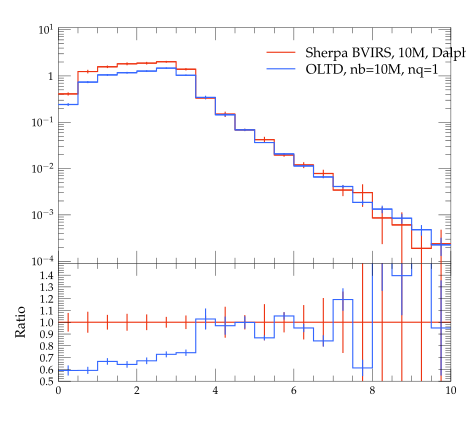

Source code (Python):
#! /usr/bin/env python

# This Python script was auto-generated using YODA v2.0.0.
# Analysis object: /evtb/inc_tjg_dr
# Timestamp: 15-04-2024 (14:39:54)

import matplotlib as mpl
import matplotlib.pyplot as plt
mpl.use('Agg') # comment out for interactive use
import os
import numpy as np

plotDir = os.path.split(os.path.realpath(__file__))[0]
if 'YODA_USER_PLOT_PATH' in globals():
    plot_outdir = globals()['YODA_USER_PLOT_PATH']
else:
    plot_outdir = plotDir

#plot style
plt.style.use(os.path.join(plotDir, '../default.mplstyle'))
# plot metadata
figW, figH = plt.rcParams['figure.figsize']
ax_xLabel = r''
ax_yLabel = r''
ax_title  = r''
ax_xScale = 'linear'
ax_yScale = 'log'
xLims = (0.0, 10.0)
yLims = (9e-05, 11.0)

# TeX-friendly labels for the legend
labels = [ r"Sherpa BVIRS, 10M, Dalpha=0.01", r"OLTD, nb=10M, nq=1" ]

# Create figure and axis objects
fig, (ax, ratio0_ax) = plt.subplots(2, 1, sharex=True,
                  figsize=(figW,figH), gridspec_kw={'height_ratios': (2, 1)})
ratio0_ax.yaxis.set_major_locator(mpl.ticker.MultipleLocator(0.1))
ratio0_ax.set_ylim(0.5, 1.4999)
ratio0_ax.set_ylabel('Ratio')

# LineColor map: curve index -> color
linecolors = {0: '#EE3311', 1: '#3366FF'}
# the numerical data is stored in a separate file
dataf = dict()
prefix = os.path.split(__file__)[0]
if prefix:    prefix = prefix + '/'
exec(open(prefix+'inc_tjg_dr__data.py').read(), dataf)


legend_handles = [] # keep track of handles for the legend

# style options for curves
# starts at zorder>=5 to draw curve on top of legend
styles = {
  'curve0': {
    'color' : linecolors[0],
    'linestyle' : '-',
    'marker' : 'o',
    'zorder' : 5,
    'histstyle' : True,
  },
  'curve1': {
    'color' : linecolors[1],
    'linestyle' : '-',
    'marker' : 'o',
    'zorder' : 6,
    'histstyle' : True,
  },
}
# curve from input yoda files in main panel
for label in dataf['yvals'].keys():
    if all(np.isnan(v) for v in dataf['yvals'][label]):
        continue
    tmp = None
    if styles[label]['histstyle']: # draw as histogram
        tmp, = ax.plot(dataf['xedges'], dataf['yedges'][label],
                       color=styles[label]['color'],
                       linestyle=styles[label]['linestyle'],
                       drawstyle='steps-pre', solid_joinstyle='miter',
                       zorder=styles[label]['zorder'], label=label)
        ax.errorbar(dataf['xpoints'], dataf['yvals'][label], color=styles[label]['color'],
                    xerr=dataf['xerrs'], yerr=[dataf['ydowns'][label], dataf['yups'][label]],
                    linestyle='none', zorder=styles[label]['zorder'])
    else: # draw as scatter
        tmp = ax.errorbar(dataf['xpoints'], dataf['yvals'][label],
                          xerr=dataf['xerrs'],
                          yerr=[ dataf['ydowns'][label],
                          dataf['yups'][label] ],
                          fmt=styles[label]['marker'],
                          ecolor=styles[label]['color'],
                          color=styles[label]['color'], zorder=2)
        tmp[-1][0].set_linestyle(styles[label]['linestyle'])
    legend_handles += [tmp]
    for varLabel in dataf['variation_yvals'].keys():
        if varLabel.startswith(label):
            tmp, = ax.plot(dataf['xedges'], dataf['variation_yvals'][varLabel],
                           color=styles[label]['color'],
                           linestyle=styles[label]['linestyle'],
                           drawstyle='steps-pre', solid_joinstyle='miter',
                           zorder=styles[label]['zorder'], alpha=0.5)


# plots on ratio panel
# curve from input yoda files in ratio panel
for label, yvals in dataf['ratio0_yvals'].items():
    if all(np.isnan(v) for v in yvals):
        continue
    if styles[label]['histstyle']: # plot as histogram
        ratio0_ax.plot(dataf['xedges'], yvals,
                       color=styles[label]['color'],
                       linestyle=styles[label]['linestyle'],
                       drawstyle='steps-pre', zorder=1,
                       solid_joinstyle='miter')
        ratio0_ax.vlines(dataf['xpoints'],
                         dataf['ratio0_ymin'][label],
                         dataf['ratio0_ymax'][label],
                         color=styles[label]['color'], zorder=1)
    else: # plot as scatter
        tmp = ratio0_ax.errorbar(dataf['xpoints'],
                                 yvals, xerr=dataf['xerrs'],
                                 yerr=dataf['ratio0_yerrs'][label],
                                 fmt=styles[label]['marker'],
                                 ecolor=styles[label]['color'],
                                 color=styles[label]['color'])
        tmp[-1][0].set_linestyle(styles[label]['linestyle'])

    for varlabel in dataf['ratio0_variation_vals'].keys():
        if varlabel.startswith(label):
            ratio0_ax.plot(dataf['xedges'],
                            dataf['ratio0_variation_vals'][varlabel],
                            color=styles[label]['color'],
                            linestyle=styles[label]['linestyle'],
                            drawstyle='steps-pre', solid_joinstyle='miter',
                            zorder=1, alpha=0.5)

legend_pos = (0.5, 0.97)
ax.legend(legend_handles, labels, loc='upper left', bbox_to_anchor=legend_pos)

# set plot metadata as defined above
ratio0_ax.set_xlabel(ax_xLabel)
ratio0_ax.xaxis.set_label_coords(1., -.15)
ax.set_ylabel(ax_yLabel, loc='top')
ax.set_title(ax_title, loc='left')
ax.set_xscale(ax_xScale)
ax.set_yscale(ax_yScale)
ax.set_xlim(xLims)
ax.set_ylim(yLims)

# tick formatting
plt.rcParams['xtick.top'] = True
plt.rcParams['ytick.right'] = True
ax.yaxis.set_major_locator(mpl.ticker.LogLocator(base=10.0, numticks=np.inf))
ax.yaxis.set_minor_locator(mpl.ticker.LogLocator(
                           base=10.0, subs=np.arange(0.1, 1, 0.1), numticks=np.inf))
fig.align_ylabels((ax, ratio0_ax))
plt.savefig(os.path.join(plot_outdir, 'inc_tjg_dr.pdf'), format='PDF')
plt.savefig(os.path.join(plot_outdir, 'inc_tjg_dr.png'), format='PNG')

plt.close(fig)
